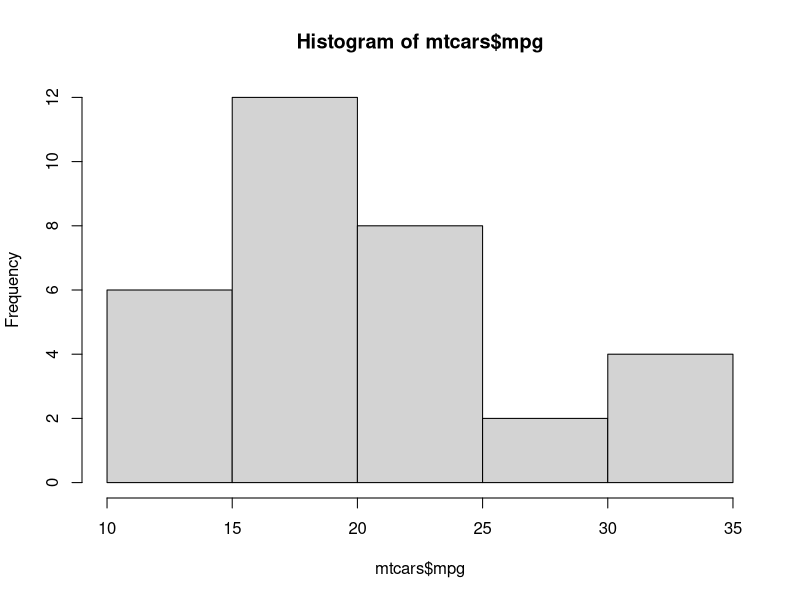
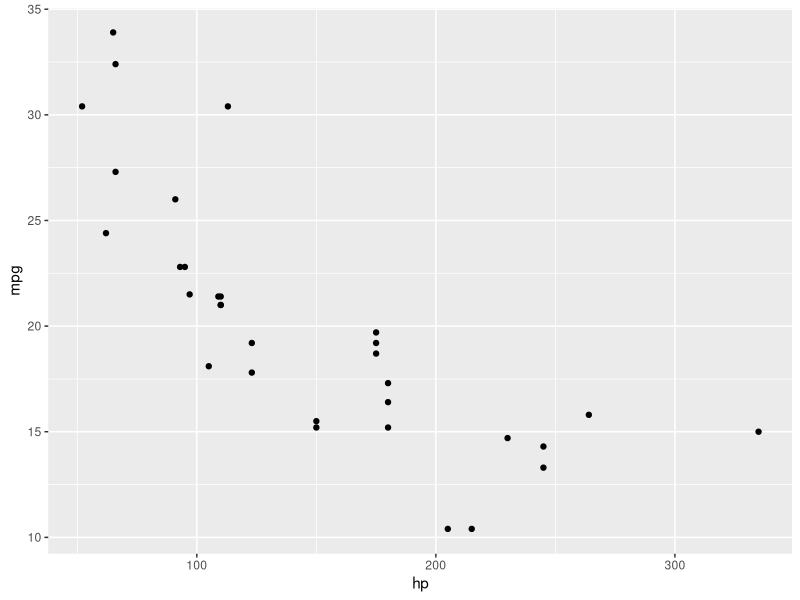
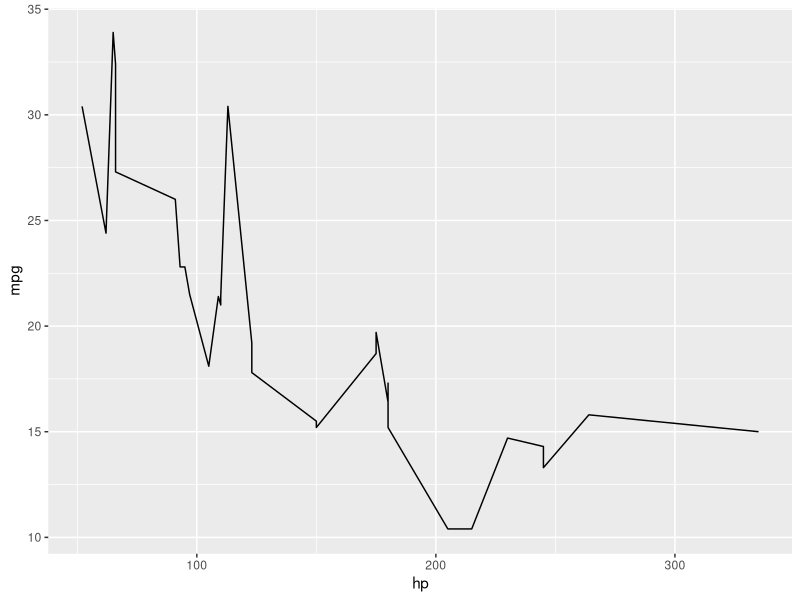
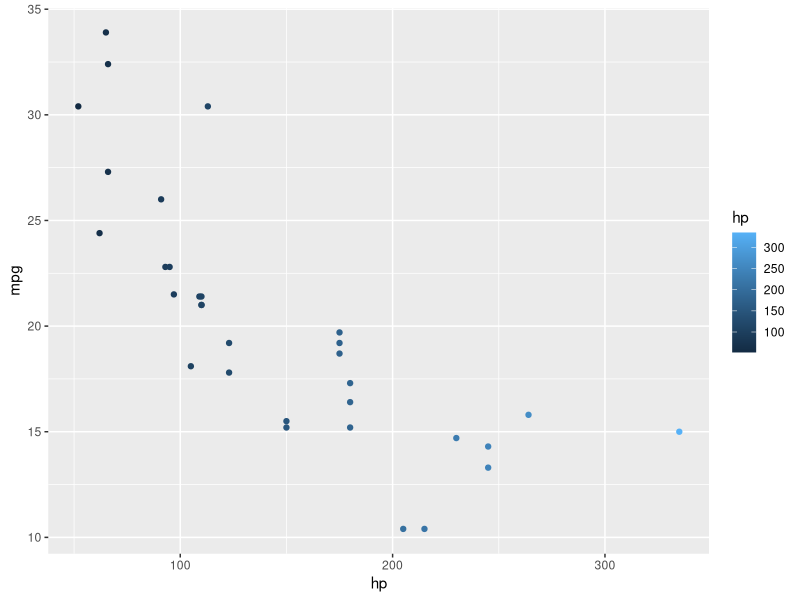
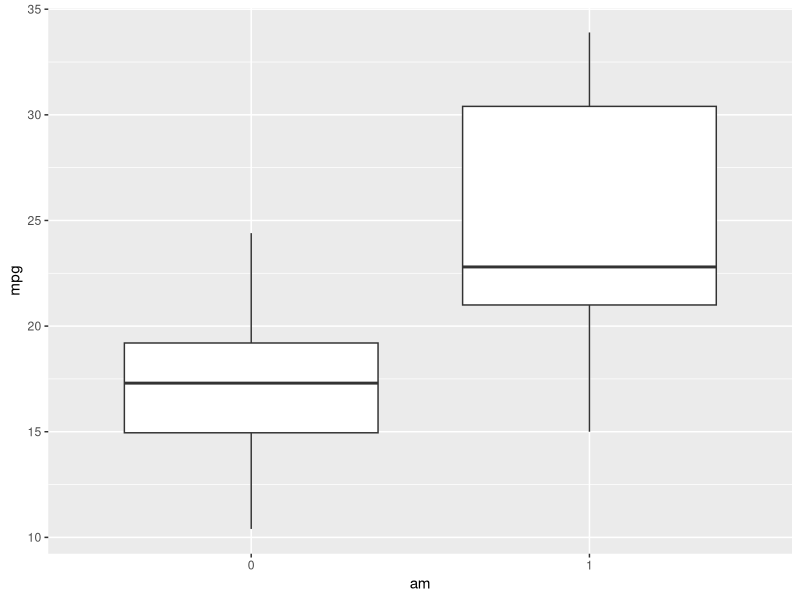
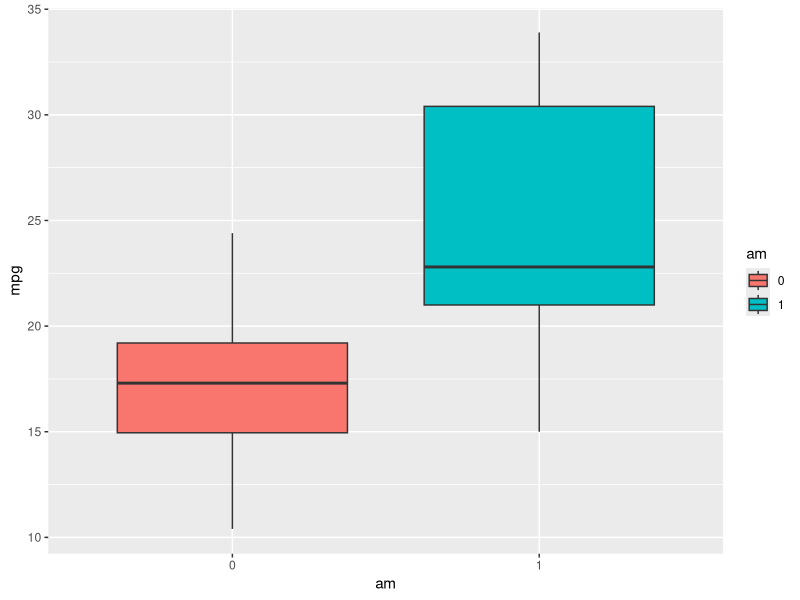
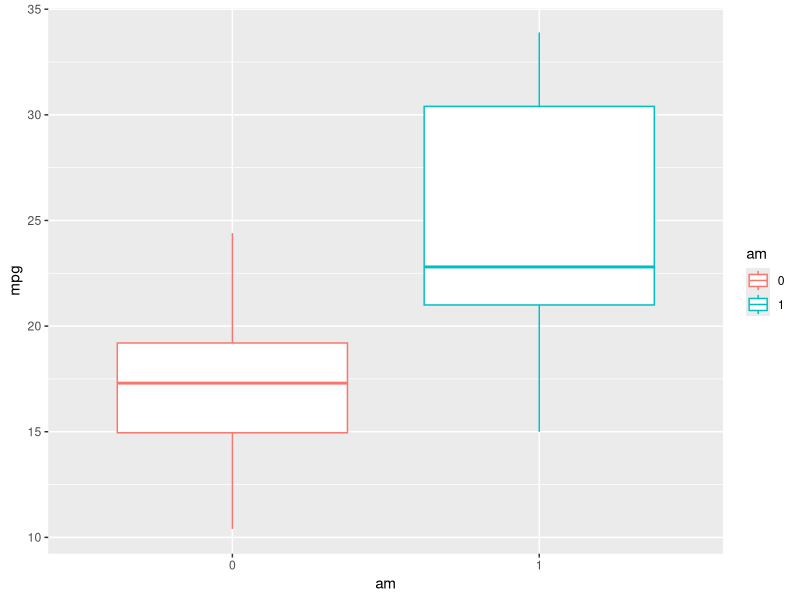
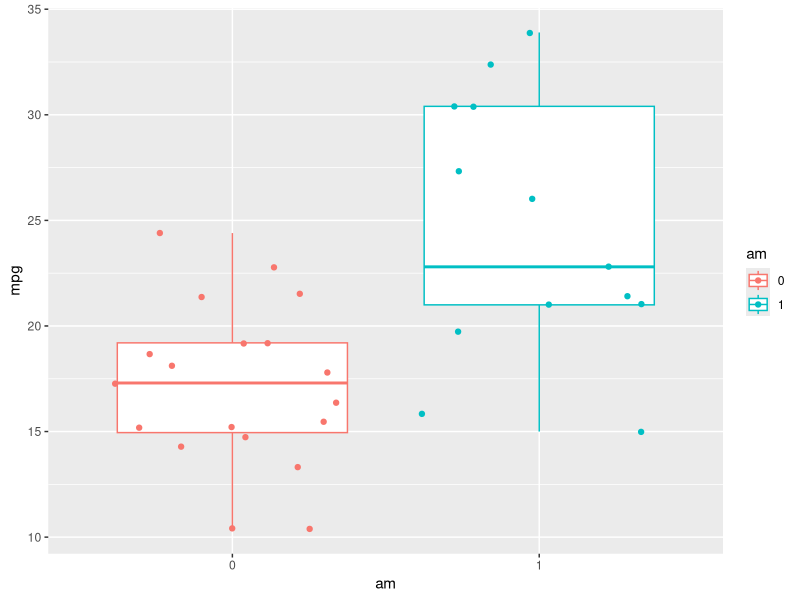

Generate these figures, in order, with R:
# at the top, we usually load libraries
# use hashtags to add comments
# it's generally a good idea to add comments to your code
# because then you know what each line does
# this is especially good if you are a beginner
library(tidyverse) # this library is for data wrangling
library(ggplot2) # this library is for visualisation
library(lme4) # this library is for modelling
library(afex) # and this shows p-values in models :)

# some general introduction to R
# R, as many other programming languages
# works with variables
# this means you can pass a value to some other value
# this variable then holds the original value

a <- 4
b <- 2

a
b

# basic mathematical operations
a + b
a - b
b - a

a/b
a * b
b/a

b ** a
a == b
a > b
a < b
a >= b
a <= b
a <= b + 2
# etc.

# but we're here for statistics
# let's first simulate some data
# before we work on actual material

student <- c('francisco', 'maria', 'alice', 'joao') # this pretty much means 
# create a variable called "student" that holds a list of names
test_score <- c(80, 90, 60, 56)
# and this: create a variable called 'test_score' that holds a list of scores
mydf <- data.frame(student, test_score)
# and over here, we create a data frame - a table - that holds 
# two columns
# the first stores student names
# and the other their scores on some test

# we use $ operator to access individual columns of the data frame
mydf$student
mydf$test_score

# we can use summary() to get some information about our data:
summary(mydf)
# we get info on both columns
# we can get some more descriptive statistics info
sd(mydf$test_score) # standard deviation
var(mydf$test_score) # variance
range(mydf$test_score) # range
mean(mydf$test_score) # mean
median(mydf$test_score) # median

# R has some built-in datasets that we can use 
# to pracitce our skills
# one of them is about cars
# let's use it before we work with real material
data(mtcars)
# to check the data frame
# you can do this
mtcars

# you can do this to check the first 5 rows
head(mtcars)

# and this if you want to see it formatted
view(mtcars)
# the data frame contains information about:

    # mpg: Miles/(US) gallon
    # cyl: Number of cylinders
    # disp: Displacement (cu.in.)
    # hp: Gross horsepower
    # drat: Rear axle ratio
    # wt: Weight (1000 lbs)
    # qsec: 1/4 mile time
    # vs: V/S
    # am: Transmission (0 = automatic, 1 = manual)
    # gear: Number of forward gears
    # carb: Number of carburetors

# what is displacement? https://en.wikipedia.org/wiki/Engine_displacement

# Now it's your turn :)
# report descriptive statistics for miles per gallon

### 
# insert your code here
###

# you can plot some stuff with basic R
hist(mtcars$mpg)
# since we're inspecting a histogram, we can also check
# if the distribution of miles per gallon is normally distributed:
shapiro.test(mtcars$mpg)
# yay! p > 0.05, so we reject the alternative hypothesis


# can you draw a histogram of horse power?
# (and do shapiro, too)

# as I mentioned, you can plot with ggplot2
# here's an example

ggplot(mtcars, aes(x = hp, y = mpg)) + 
  geom_point()

# the first line of ggplot specifies
# data source: in our case, mtcars
# aes: what is on the x axis, what is on the y axis
# then you tell ggplot what type of plot you want to draw
# above we have a scatterplot
# but we can also draw a line:

ggplot(mtcars, aes(x = hp, y = mpg)) +
  geom_line()

# If you write geom_, RStudio's auto-completion shows a list of possibilities
# in aes, you can also specify other things:

ggplot(mtcars, aes(x = hp, y = mpg, color = hp)) + 
  geom_point()

# let's go back to the data
head(mtcars)
# we can see that some columns are unlike the others
# some values are continuous (such as mpg or hp)
# but others not really
# automatic vs manual transmission

mtcars$am

# we call it a "categorical" variable
# but R doesn't "know" about it
# we need to tell it explicitly to treat it as such
# we do so with as_factor() function. Check it out:

mtcars$am <- as_factor(mtcars$am)
# let's check it again
mtcars$am
# Now R knows it's a factor
# you can also check levels directly
levels(mtcars$am)

# maybe there's a difference between a and m
# in terms of mpg?

ggplot(mtcars, aes(x = am, y = mpg)) + 
  geom_boxplot()

# we can also change the colour
ggplot(mtcars, aes(x = am, y = mpg, fill = am)) + 
  geom_boxplot()

ggplot(mtcars, aes(x = am, y = mpg, color = am)) + 
  geom_boxplot()

# and add individual obs:
ggplot(mtcars, aes(x = am, y = mpg, color = am)) + 
  geom_boxplot() + 
  geom_jitter()

# change the theme...
ggplot(mtcars, aes(x = am, y = mpg, color = am)) + 
  geom_boxplot() + 
  geom_jitter() + 
  theme_minimal()
# play around with themes!

# 0 and 1 is not very informative, and we want our plots to tell
# some story
# let's change 0 and 1 to something else
levels(mtcars$am) <- c("automatic", "manual")
levels(mtcars$am)

# these changes work in ggplot, too
ggplot(mtcars, aes(x = am, y = mpg, color = am)) + 
  geom_boxplot() + 
  geom_jitter() + 
  theme_minimal()

# let's change labels, too
ggplot(mtcars, aes(x = am, y = mpg, color = am)) + 
  geom_boxplot() + 
  geom_jitter() + 
  xlab("Transmission type") +
  ylab("Miles per gallon") + 
  theme_minimal()


# you can also add some title
ggplot(mtcars, aes(x = am, y = mpg, color = am)) + 
  geom_boxplot() + 
  geom_jitter() + 
  xlab("Transmission type") +
  ylab("Miles per gallon") + 
  ggtitle("Transmission type and fuel consumption") + 
  theme_minimal()

# if you're happy with your plot, you can save it:
ggsave("ttfc.jpg", dpi = 300)

# play around with the data
head(mtcars)
# draw a plot that shows the relation between weight and fuel consumption
# draw a plot that shows the relation between vs and fuel consumption
# draw a plot that shows the relation between the number of cylinders and fuel consumption
# (possibly two ways to do the last one)
